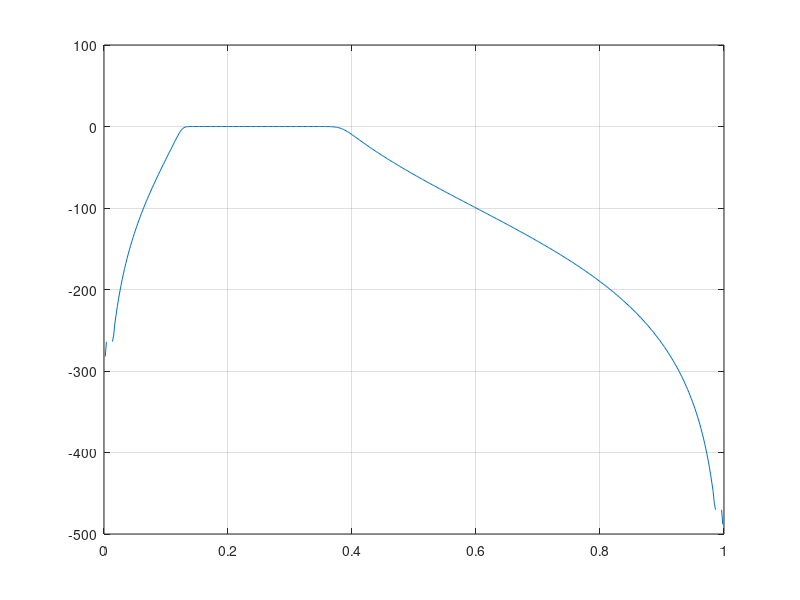

Reproduce this figure in MATLAB. (Note: this script raises an error after producing the figure.)
%% Experiment - 5
% Exercise - 3
clc;
clear;

%% IIR Butterworth band-pass filter
F_s = 10000;  % Sampling frequency
r_p = 10;  % Pass band peak ripple (dB)
r_s = 40;  % Stop band peak ripple (dB)
f_p = [600 2000];  w_p = 2 * f_p / F_s;  % Pass band edge frequency
f_s = [450 2300];  w_s = 2 * f_s / F_s;  % Stop band edge frequency

[N, Wn] = buttord(w_p, w_s, r_p, r_s);  % Butterworth filter order
[NUM, DEN] = butter(N, Wn);  % Butterworth filter

[H, W] = freqz(NUM, DEN);  % Frequency response

figure;
plot(W / pi, 20 * log10(abs(H))); grid ON;
title("Frequency response of IIR Butterworth band-pass filter", "Ashrith 200902016")
xlabel('Normalised frequency (\times \pi rad/sample)'), ylabel('Magnitude (dB)')

figure;
zplane(NUM, DEN);
title("Pole-Zero Plot", "Ashrith 200902016")
